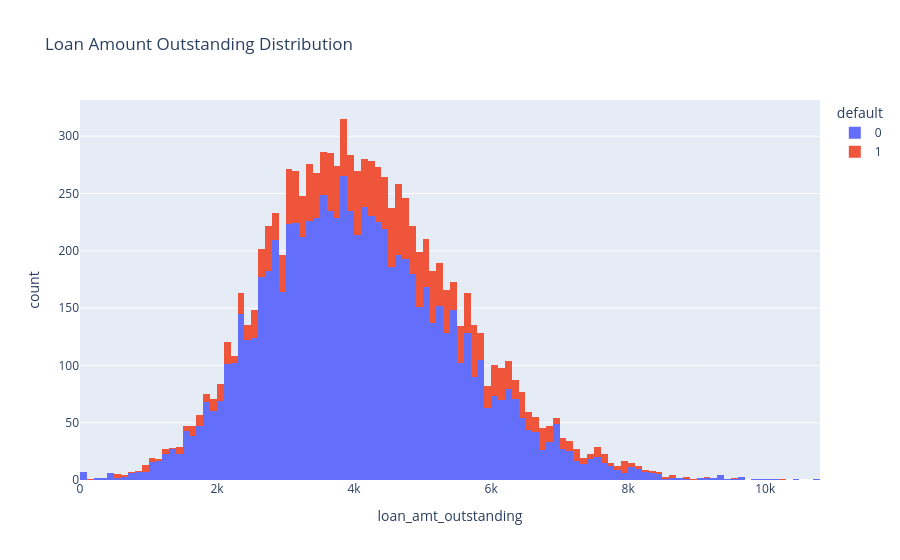

Notebook code cell kept with this figure:
### Code cell
px.histogram(
    df,
    x="loan_amt_outstanding",
    color="default",
    title="Loan Amount Outstanding Distribution",
)

### Figure 1 — Plotly figure (JSON) as saved in the notebook; plotly's stock layout.template omitted (floating-point values rounded to 4 significant figures; data arrays with more than 128 entries replaced by an {"elided": "..."} marker saying what was removed)
{"data": [{"bingroup": "x", "hovertemplate": "default=0<br>loan_amt_outstanding=%{x}<br>count=%{y}<extra></extra>", "legendgroup": "0", "marker": {"color": "#636efa", "pattern": {"shape": ""}}, "name": "0", "orientation": "v", "showlegend": true, "type": "histogram", "x": {"elided": "8149 float values"}, "xaxis": "x", "yaxis": "y"}, {"bingroup": "x", "hovertemplate": "default=1<br>loan_amt_outstanding=%{x}<br>count=%{y}<extra></extra>", "legendgroup": "1", "marker": {"color": "#EF553B", "pattern": {"shape": ""}}, "name": "1", "orientation": "v", "showlegend": true, "type": "histogram", "x": {"elided": "1851 float values"}, "xaxis": "x", "yaxis": "y"}], "layout": {"barmode": "relative", "legend": {"title": {"text": "default"}, "tracegroupgap": 0}, "title": {"text": "Loan Amount Outstanding Distribution"}, "xaxis": {"anchor": "y", "domain": [0, 1], "title": {"text": "loan_amt_outstanding"}}, "yaxis": {"anchor": "x", "domain": [0, 1], "title": {"text": "count"}}}}
